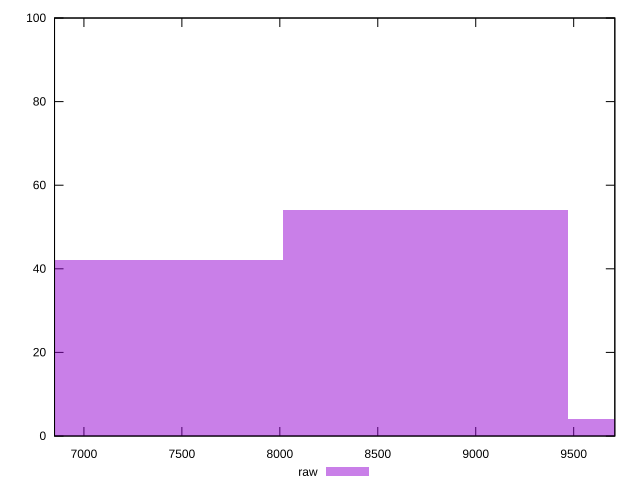

Source code (gnuplot):
reset

$raw <<EOF
7286.353860285608 42
8743.62463234273 54
10200.895404399851 4
EOF

set key outside below
set boxwidth 1457.2707720571216
set xrange [6850:9710]
set yrange [0:100]
set trange [0:100]
set style fill transparent solid 0.5 noborder
set terminal svg size 640, 490 enhanced background rgb 'white'
set output "reports/report_00028_2021-02-24T12-49-42.674Z/uses-text-compression/samples/astro/raw/histogram.svg"

plot $raw title "raw" with boxes

reset
